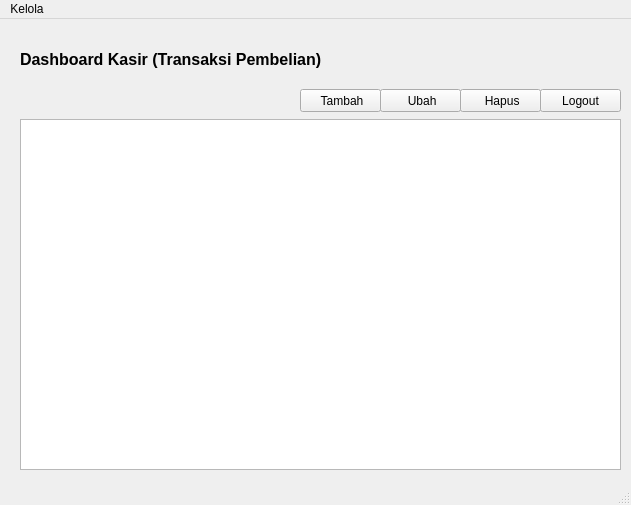
<?xml version="1.0" encoding="UTF-8"?>
<ui version="4.0">
 <class>MainWindow</class>
 <widget class="QMainWindow" name="MainWindow">
  <property name="geometry">
   <rect>
    <x>0</x>
    <y>0</y>
    <width>631</width>
    <height>505</height>
   </rect>
  </property>
  <property name="windowTitle">
   <string>MainWindow</string>
  </property>
  <widget class="QWidget" name="centralwidget">
   <widget class="QLabel" name="label">
    <property name="geometry">
     <rect>
      <x>20</x>
      <y>30</y>
      <width>361</width>
      <height>21</height>
     </rect>
    </property>
    <property name="font">
     <font>
      <pointsize>12</pointsize>
      <weight>75</weight>
      <bold>true</bold>
     </font>
    </property>
    <property name="text">
     <string>Dashboard Kasir (Transaksi Pembelian)</string>
    </property>
   </widget>
   <widget class="QPushButton" name="pushButton">
    <property name="geometry">
     <rect>
      <x>300</x>
      <y>70</y>
      <width>81</width>
      <height>23</height>
     </rect>
    </property>
    <property name="text">
     <string> Tambah</string>
    </property>
    <property name="icon">
     <iconset>
      <normaloff>icon/tambah.png</normaloff>icon/tambah.png</iconset>
    </property>
    <property name="iconSize">
     <size>
      <width>12</width>
      <height>12</height>
     </size>
    </property>
   </widget>
   <widget class="QPushButton" name="pushButton_2">
    <property name="geometry">
     <rect>
      <x>380</x>
      <y>70</y>
      <width>81</width>
      <height>23</height>
     </rect>
    </property>
    <property name="text">
     <string> Ubah</string>
    </property>
    <property name="icon">
     <iconset>
      <normaloff>icon/ubah.png</normaloff>icon/ubah.png</iconset>
    </property>
    <property name="iconSize">
     <size>
      <width>12</width>
      <height>12</height>
     </size>
    </property>
   </widget>
   <widget class="QPushButton" name="pushButton_3">
    <property name="geometry">
     <rect>
      <x>460</x>
      <y>70</y>
      <width>81</width>
      <height>23</height>
     </rect>
    </property>
    <property name="text">
     <string> Hapus</string>
    </property>
    <property name="icon">
     <iconset>
      <normaloff>icon/hapus.png</normaloff>icon/hapus.png</iconset>
    </property>
    <property name="iconSize">
     <size>
      <width>12</width>
      <height>12</height>
     </size>
    </property>
   </widget>
   <widget class="QPushButton" name="pushButton_4">
    <property name="geometry">
     <rect>
      <x>540</x>
      <y>70</y>
      <width>81</width>
      <height>23</height>
     </rect>
    </property>
    <property name="text">
     <string>Logout</string>
    </property>
    <property name="icon">
     <iconset>
      <normaloff>icon/logout.png</normaloff>icon/logout.png</iconset>
    </property>
    <property name="iconSize">
     <size>
      <width>12</width>
      <height>12</height>
     </size>
    </property>
   </widget>
   <widget class="QTableWidget" name="tableWidget">
    <property name="geometry">
     <rect>
      <x>20</x>
      <y>100</y>
      <width>601</width>
      <height>351</height>
     </rect>
    </property>
   </widget>
  </widget>
  <widget class="QMenuBar" name="menubar">
   <property name="geometry">
    <rect>
     <x>0</x>
     <y>0</y>
     <width>631</width>
     <height>21</height>
    </rect>
   </property>
   <widget class="QMenu" name="menuKelola">
    <property name="title">
     <string>Kelola</string>
    </property>
    <addaction name="actionBarang"/>
    <addaction name="actionTransaksi_Pembelian"/>
    <addaction name="actionTransaksi_Penjualan"/>
   </widget>
   <addaction name="menuKelola"/>
  </widget>
  <widget class="QStatusBar" name="statusbar"/>
  <action name="actionBarang">
   <property name="text">
    <string>Barang</string>
   </property>
  </action>
  <action name="actionTransaksi_Pembelian">
   <property name="text">
    <string>Transaksi Pembelian</string>
   </property>
  </action>
  <action name="actionTransaksi_Penjualan">
   <property name="text">
    <string>Transaksi Penjualan</string>
   </property>
  </action>
 </widget>
 <resources/>
 <connections/>
</ui>
